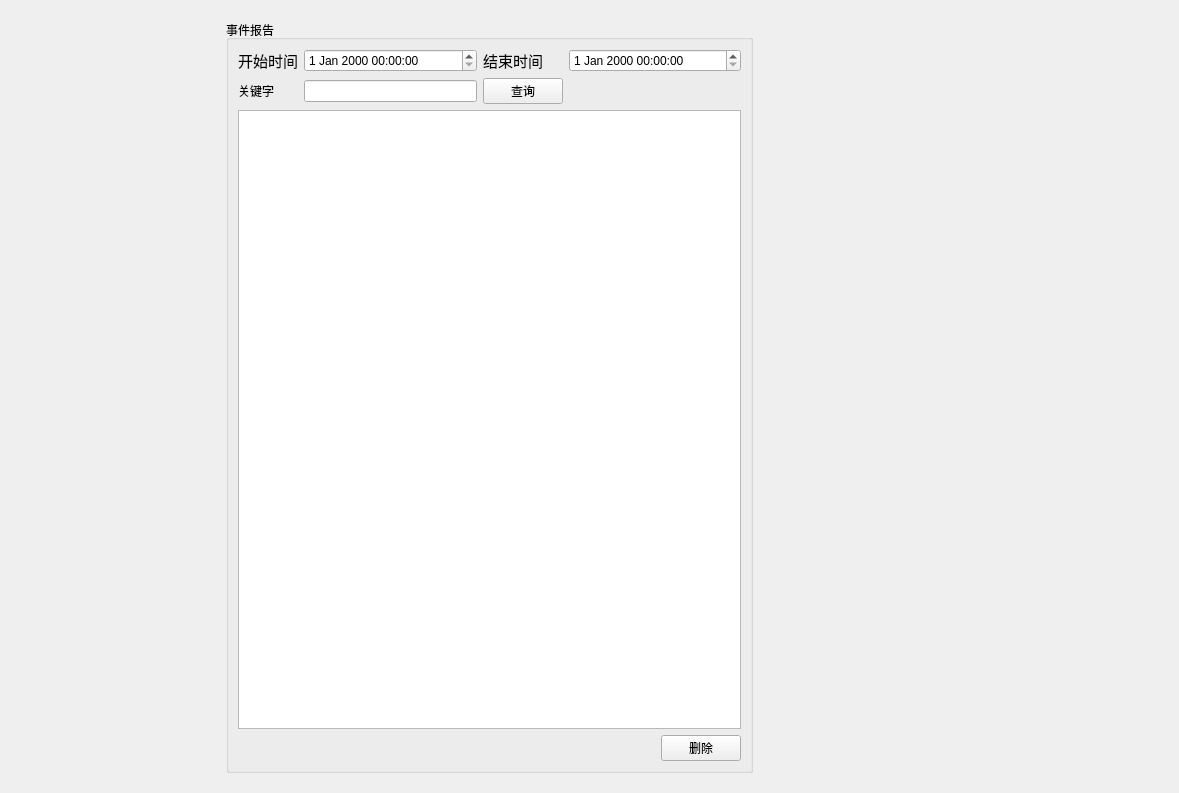
<?xml version="1.0" encoding="UTF-8"?>
<ui version="4.0">
 <class>SaltFieldEventAnalysisWgt</class>
 <widget class="QWidget" name="SaltFieldEventAnalysisWgt">
  <property name="geometry">
   <rect>
    <x>0</x>
    <y>0</y>
    <width>1179</width>
    <height>793</height>
   </rect>
  </property>
  <property name="windowTitle">
   <string>Form</string>
  </property>
  <layout class="QGridLayout" name="gridLayout" columnstretch="0,1,0">
   <item row="0" column="0">
    <widget class="AgriFieldTree" name="field_tree_widget" native="true">
     <property name="minimumSize">
      <size>
       <width>200</width>
       <height>0</height>
      </size>
     </property>
     <property name="maximumSize">
      <size>
       <width>300</width>
       <height>16777215</height>
      </size>
     </property>
     <layout class="QHBoxLayout" name="horizontalLayout_4"/>
    </widget>
   </item>
   <item row="0" column="1">
    <widget class="QWidget" name="main_widget" native="true">
     <layout class="QVBoxLayout" name="verticalLayout">
      <item>
       <layout class="QVBoxLayout" name="verticalLayout_3">
        <item>
         <widget class="QGroupBox" name="groupBox">
          <property name="minimumSize">
           <size>
            <width>300</width>
            <height>600</height>
           </size>
          </property>
          <property name="maximumSize">
           <size>
            <width>16777215</width>
            <height>16777215</height>
           </size>
          </property>
          <property name="font">
           <font>
            <pointsize>9</pointsize>
            <weight>50</weight>
            <italic>false</italic>
            <bold>false</bold>
           </font>
          </property>
          <property name="title">
           <string>事件报告</string>
          </property>
          <layout class="QVBoxLayout" name="verticalLayout_2">
           <item>
            <layout class="QGridLayout" name="gridLayout_2" columnstretch="0,1,0,1">
             <item row="0" column="0">
              <widget class="QLabel" name="label_5">
               <property name="font">
                <font>
                 <pointsize>11</pointsize>
                 <weight>50</weight>
                 <italic>false</italic>
                 <bold>false</bold>
                </font>
               </property>
               <property name="text">
                <string>开始时间</string>
               </property>
              </widget>
             </item>
             <item row="0" column="1">
              <widget class="QDateTimeEdit" name="dateTime_begin"/>
             </item>
             <item row="0" column="2">
              <widget class="QLabel" name="label_6">
               <property name="font">
                <font>
                 <pointsize>11</pointsize>
                 <weight>50</weight>
                 <italic>false</italic>
                 <bold>false</bold>
                </font>
               </property>
               <property name="text">
                <string>结束时间</string>
               </property>
              </widget>
             </item>
             <item row="0" column="3">
              <widget class="QDateTimeEdit" name="dateTime_end"/>
             </item>
             <item row="1" column="0">
              <widget class="QLabel" name="label">
               <property name="text">
                <string>关键字</string>
               </property>
              </widget>
             </item>
             <item row="1" column="1">
              <widget class="QLineEdit" name="lineEdit"/>
             </item>
             <item row="1" column="2">
              <widget class="QPushButton" name="searchBtn">
               <property name="text">
                <string>查询</string>
               </property>
              </widget>
             </item>
            </layout>
           </item>
           <item>
            <widget class="QTableView" name="tableView">
             <property name="font">
              <font>
               <family>Agency FB</family>
              </font>
             </property>
             <property name="contextMenuPolicy">
              <enum>Qt::CustomContextMenu</enum>
             </property>
            </widget>
           </item>
           <item>
            <layout class="QHBoxLayout" name="horizontalLayout">
             <item>
              <spacer name="horizontalSpacer">
               <property name="orientation">
                <enum>Qt::Horizontal</enum>
               </property>
               <property name="sizeHint" stdset="0">
                <size>
                 <width>40</width>
                 <height>20</height>
                </size>
               </property>
              </spacer>
             </item>
             <item>
              <widget class="QPushButton" name="ptn_delete">
               <property name="text">
                <string>删除</string>
               </property>
              </widget>
             </item>
            </layout>
           </item>
          </layout>
         </widget>
        </item>
       </layout>
      </item>
     </layout>
    </widget>
   </item>
   <item row="0" column="2">
    <widget class="QWidget" name="distribute_widget" native="true">
     <property name="minimumSize">
      <size>
       <width>400</width>
       <height>0</height>
      </size>
     </property>
    </widget>
   </item>
  </layout>
 </widget>
 <customwidgets>
  <customwidget>
   <class>AgriFieldTree</class>
   <extends>QWidget</extends>
   <header>AgriFieldTree.h</header>
   <container>1</container>
  </customwidget>
 </customwidgets>
 <resources/>
 <connections/>
</ui>
